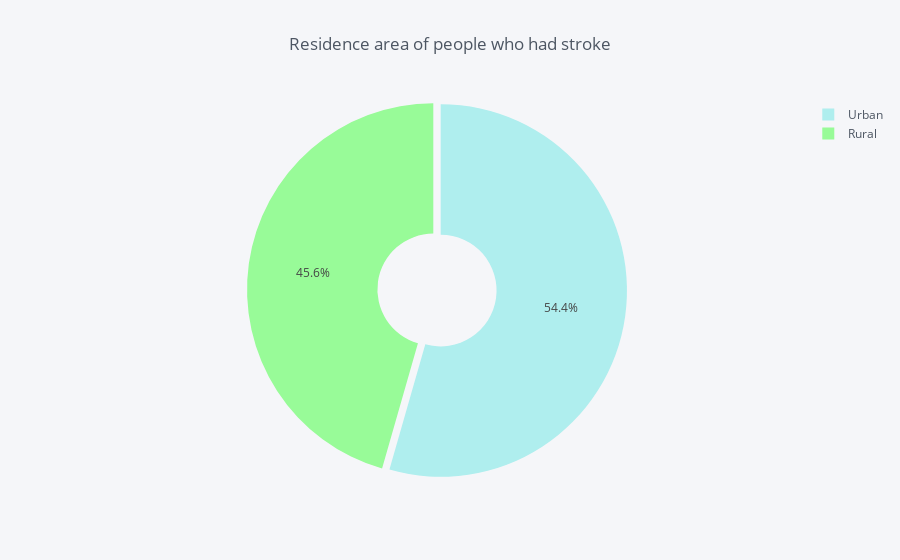

The cell this chart's notebook holds for it:
### Code cell
Residence = data.groupby(data['Residence_type'])['stroke'].sum()
data_Residence = pd.DataFrame({'labels': Residence.index,
                   'values': Residence.values
                  })
data_Residence.iplot(kind='pie',labels='labels',values='values', title='Residence area of people who had stroke', colors = colors2, 
            pull=[0.02, 0.02],hole = 0.3)

### Figure 1 — Plotly figure (JSON) as saved in the notebook; plotly's stock layout.template omitted (floating-point values rounded to 4 significant figures)
{"data": [{"hole": 0.3, "labels": ["Rural", "Urban"], "marker": {"colors": ["rgba(152, 251, 152, 1.0)", "rgba(175, 238, 238, 1.0)"]}, "name": "", "pull": [0.02, 0.02], "type": "pie", "values": [113, 135]}], "layout": {"legend": {"bgcolor": "#F5F6F9", "font": {"color": "#4D5663"}}, "paper_bgcolor": "#F5F6F9", "plot_bgcolor": "#F5F6F9", "title": "Residence area of people who had stroke", "titlefont": {"color": "#4D5663"}}}
